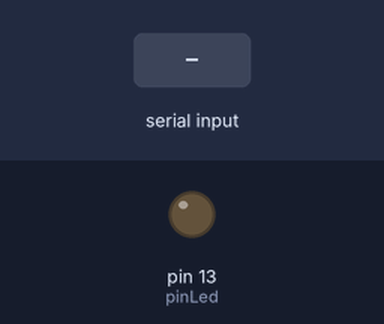
Bench run of a sketch on a simulated Arduino Uno, built with avr-gcc and run on an emulated ATmega328P. On the bench: output pins drawn as LEDs (lit = HIGH). The test bench sets the inputs (shaded band). What the sketch prints to the serial monitor is not drawn.

Above: at 1.2 s.
1.3 s: "O" received over Serial
At 1.8 s:
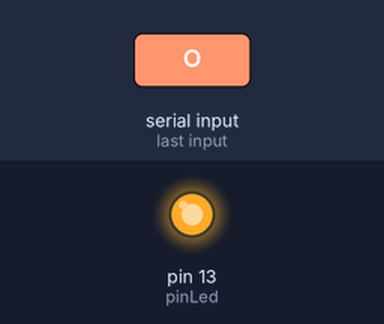
2.8 s: "X" received over Serial
At 4.1 s:
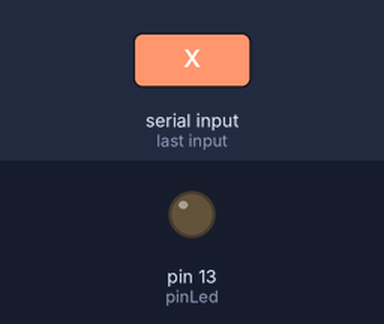
Timing chart, 0 to 5.8 s (numbered marks = the images above; inputs shaded):
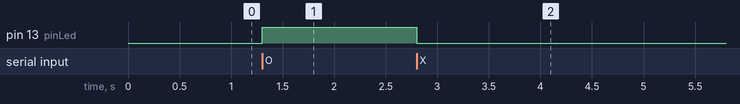

Measured:
- after the input at 1.3 s, pin 13 (pinLed): LOW → HIGH at once
- after the input at 2.8 s, pin 13 (pinLed): HIGH → LOW at once

The sketch:

serialApplicationSerialEvent.ino
```cpp
const int pinLed = 13;

void setup() {
  Serial.begin(115200);
  pinMode(pinLed, OUTPUT);
  Serial.println(" O : LED 켜기 / X : LED 끄기");
}

void loop() {

}


void serialEvent() {
  char ch;
  ch = Serial.read();
  Serial.println("입력된 값 : " + String(ch));

  if(ch == 'O') {  // 입력된 값이 영어 O일 경우
    Serial.println("LED ON");
    digitalWrite(pinLed, HIGH);
  }
  else if(ch == 'X') {        // 입력된 값이 영어 O가 아닐 경우
    Serial.println("LED OFF");
    digitalWrite(pinLed, LOW);
  }
}
```
